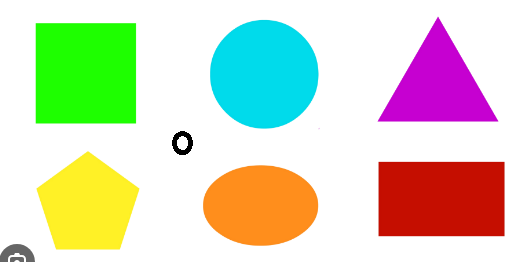
//> input picture resources_opencv/images/DetectColor1.PNG, 519 x 262 px
$ ./ColorSpaceBGR   (built with g++ and OpenCV 4)
//> lines starting //> are read from the running program, lines starting //| are printed output that depends on the picture
### LearnOpenCV_course/Control/dataPath.h

#include<string>
std::string DATA_PATH = "../resources_opencv";

### LearnOpenCV_course/Color/ColorSpace/ColorSpaceBGR.cpp
#include <iostream>
#include "dataPath.h"
#include <opencv2/opencv.hpp>
#include <opencv2/imgproc.hpp>

using namespace std;
using namespace cv;

int main()
{
// прочитать изображение в формате BGR
  Mat bgr = imread(DATA_PATH + "/images/DetectColor1.png");
//> bgr is the input picture: 262 rows x 519 cols, CV_8UC3; mean B, G, R 190.6, 216.2, 213.2

  imshow("Original Image", bgr);
  waitKey(0);

  Mat bgrChannels[3];
  split(bgr, bgrChannels);
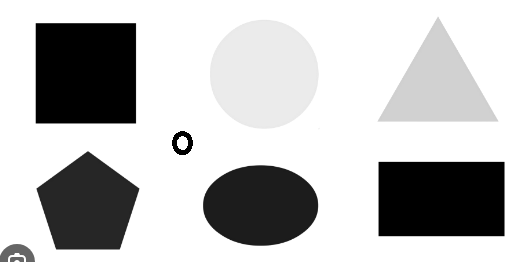
//> bgrChannels[0]: 262 rows x 519 cols, CV_8UC1; min 0, max 255, mean 190.6
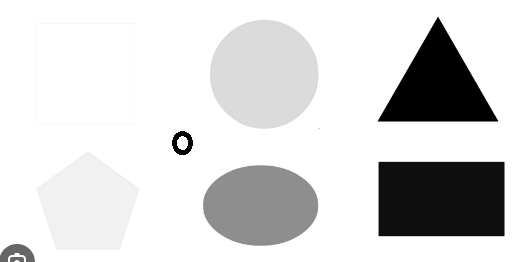
//> bgrChannels[1]: 262 rows x 519 cols, CV_8UC1; min 0, max 255, mean 216.2
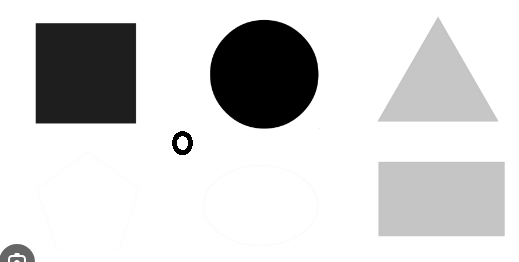
//> bgrChannels[2]: 262 rows x 519 cols, CV_8UC1; min 0, max 255, mean 213.2

  imshow("Blue Channel", bgrChannels[0]);
  imshow("Green Channel", bgrChannels[1]);
  imshow("Red Channel", bgrChannels[2]);
  waitKey(0);

  return 0;
}
